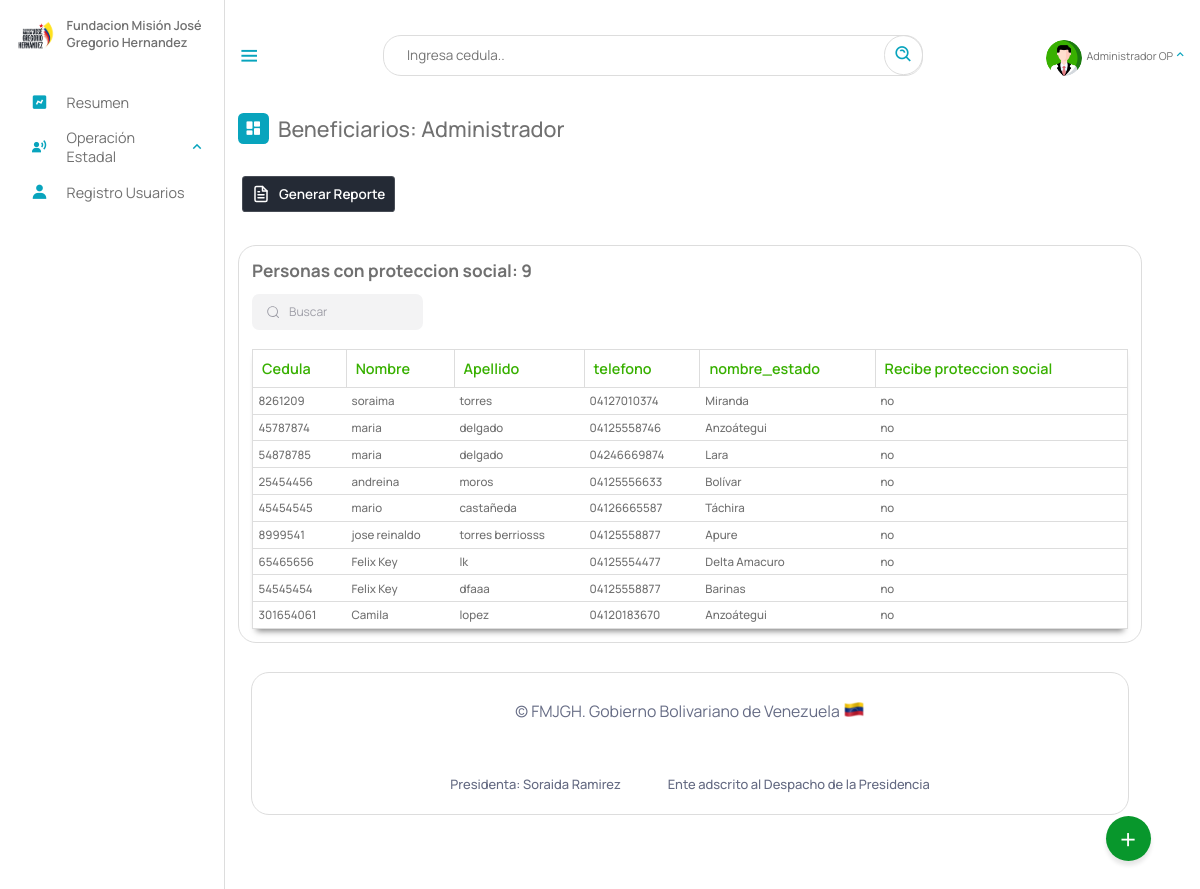
Page /Escritorio/13-proteccionSocial.php (signed in) on the earlier database version.
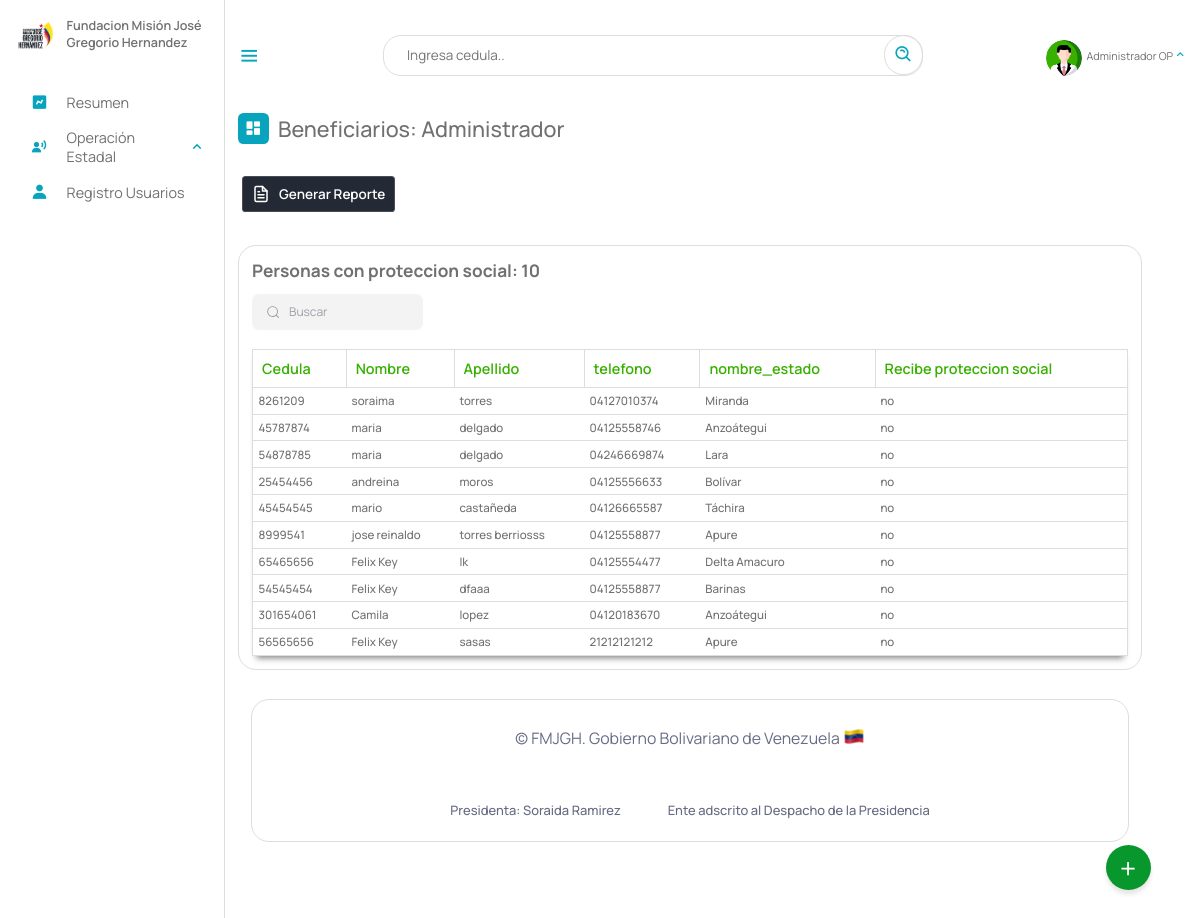
Same page on the later database version.
### tables this page shows
CREATE TABLE `beneficiario` (
  `cedula` int(12) NOT NULL,
  `nombre` text NOT NULL,
  `apellido` text NOT NULL,
  `fecha_naci` date NOT NULL,
  `email` varchar(50) NOT NULL,
  `telefono` varchar(12) NOT NULL,
  `nacionalidad` char(2) NOT NULL,
  `edad` int(2) NOT NULL,
  `sexo` char(1) NOT NULL,
  `edo_civil` text NOT NULL,
  `nro_hijo` int(2) DEFAULT NULL,
  `estado` varchar(10) NOT NULL,
  `municipio` varchar(20) NOT NULL,
  `parroquia` varchar(10) NOT NULL,
  `discapacidad` varchar(10) NOT NULL,
  `atencion_solicitada` varchar(10) NOT NULL,
  `certificado` varchar(50) DEFAULT NULL,
  `registrado_por` text DEFAULT NULL,
  `fecha_registro` date NOT NULL,
  PRIMARY KEY (`cedula`),
  KEY `estado` (`estado`),
  KEY `discapacidad` (`discapacidad`),
  KEY `atencion_solicitada` (`atencion_solicitada`),
  KEY `municipio` (`municipio`),
  KEY `parroquia` (`parroquia`),
  CONSTRAINT `beneficiario_ibfk_1` FOREIGN KEY (`estado`) REFERENCES `estados` (`id_estados`) ON DELETE CASCADE,
  CONSTRAINT `beneficiario_ibfk_2` FOREIGN KEY (`municipio`) REFERENCES `municipios` (`id_municipios`) ON DELETE CASCADE,
  CONSTRAINT `beneficiario_ibfk_3` FOREIGN KEY (`parroquia`) REFERENCES `parroquia` (`id`) ON DELETE CASCADE ON UPDATE CASCADE,
  CONSTRAINT `beneficiario_ibfk_4` FOREIGN KEY (`discapacidad`) REFERENCES `discapacid_e` (`id_e`) ON DELETE CASCADE,
  CONSTRAINT `beneficiario_ibfk_5` FOREIGN KEY (`atencion_solicitada`) REFERENCES `tipoatencion` (`id`) ON DELETE CASCADE
);

CREATE TABLE `estados` (
  `id_estados` varchar(10) NOT NULL,
  `nombre_estado` text NOT NULL,
  `codigo` varchar(255) NOT NULL,
  PRIMARY KEY (`id_estados`)
);

CREATE TABLE `detalles_institucionales` (
  `id` int(11) NOT NULL AUTO_INCREMENT,
  `cedula` int(11) DEFAULT NULL,
  `proteccion_social` char(3) DEFAULT NULL,
  `institucion_registrado` text DEFAULT NULL,
  PRIMARY KEY (`id`),
  KEY `cedula` (`cedula`),
  CONSTRAINT `detalles_institucionales_ibfk_1` FOREIGN KEY (`cedula`) REFERENCES `beneficiario` (`cedula`) ON DELETE CASCADE ON UPDATE CASCADE
);

### php/01-discapacitados.php (called while the page is built, shortened)
<?php
include_once("ManejadorBD.php");
class Discapacitados extends ManejadorBD
{
	private $cnn;
	public function __construct($tipoConexion)
	{
		$this->cnn = parent::conectar($tipoConexion);
	}
	public function PersonasProteccionSocial()
	{
		try {
			$stmt = $this->cnn->prepare("SELECT beneficiario.cedula, beneficiario.nombre, beneficiario.apellido, beneficiario.telefono, estados.nombre_estado, detalles_institucionales.proteccion_social FROM
				beneficiario, estados, detalles_institucionales WHERE
				beneficiario.estado = estados.id_estados and
				beneficiario.cedula = detalles_institucionales.cedula");
			$stmt->setFetchMode(PDO::FETCH_ASSOC);
			$stmt->execute();
			return $stmt->fetchAll();
		} catch (PDOException $error) {
			echo "Error: ejecutando consulta SQL." . $error->getMessage();
			exit();
		}
	}
}

### php/ManejadorBD.php (called while the page is built, shortened)
<?php
	class ManejadorBD extends PDO {
		public $srv	= SRV;
		public $usr	= USR;
		public $pas	= PAS;
		public $dbn	= BDN;
		public function conectar($tipoConexion){
			try{
				switch ($tipoConexion) {
				    case 1:
				        $dsn = "mysql:host=$this->srv;dbname=$this->dbn";
				        break;
				}
				$dbh = new PDO($dsn, $this->usr, $this->pas);
    			$dbh->setAttribute(PDO::ATTR_ERRMODE, PDO::ERRMODE_EXCEPTION);
			}catch(PDOException $error){
                echo "Error al Conectar con la Base de Datos: ".$error->getMessage();
                exit();
			}
            $this->conexionBD = $dbh;
			return $this->conexionBD;
		}
	}
?>

### Escritorio/13-proteccionSocial.php (the view, shortened to what this page needs)
<?php
include_once("partearriba.php");
?>
<div class="dash-contenido">
    <div class="overview">
        <div class="titulo">
            <i class='bx bxs-dashboard'> </i>
            <span class="link-name">Beneficiarios: <?php echo $rol ?></span>
        </div>
    </div>
 <a href=""> <button class="download-button">
        <div class="docs"> Generar Reporte</div>
        <div class="download">
        </div>
    </button></a>
    <div class="tabla-atencion">
        <h2>Personas con proteccion social:
            <?php
            include_once("../php/01-discapacitados.php");
            $aten = new Discapacitados(1);
            $contar = $aten->PersonasProteccionSocial();
            echo count($contar);
            ?>
        </h2>
        <div class="group">
  <input placeholder="Buscar" id= "buscador" type="search" class="inputt">
</div>
<br>
        <table>
            <thead>
                <tr>
                    <th>Cedula</th>
                    <th>Nombre</th>
                    <th>Apellido</th>
                    <th>telefono</th>
                    <th>nombre_estado</th>
                    <th>Recibe proteccion social</th>
                </tr>
            </thead>
            <tbody id="spr">
                <?php
                include_once("../php/01-discapacitados.php");
                $aten = new Discapacitados(1);
                $consulta = $aten->PersonasProteccionSocial();
                if ($consulta) {
                    foreach ($consulta as $registros) {
                ?>
                        <tr>
                            <td><?php echo $registros["cedula"] ?></td>
                            <td><?php echo $registros["nombre"] ?></td>
                            <td><?php echo $registros["apellido"] ?></td>
                            <td><?php echo $registros["telefono"] ?></td>
                            <td><?php echo $registros["nombre_estado"] ?></td>
                            <td><?php echo $registros["proteccion_social"] ?></td>
                        </tr>
                <?php
                    }
                }
                ?>
            </tbody >
        </table>
    </div>
    <?php
    include_once("parteabajo.php");
    ?>

Differences in the rows shown:
added beneficiario: cedula "56565656", nombre "Felix Key", apellido "sasas", telefono "21212121212", estado.nombre_estado "Apure", detalles_institucionales.proteccion_social "no"
Other differences:
count($contar): "9" → "10"
